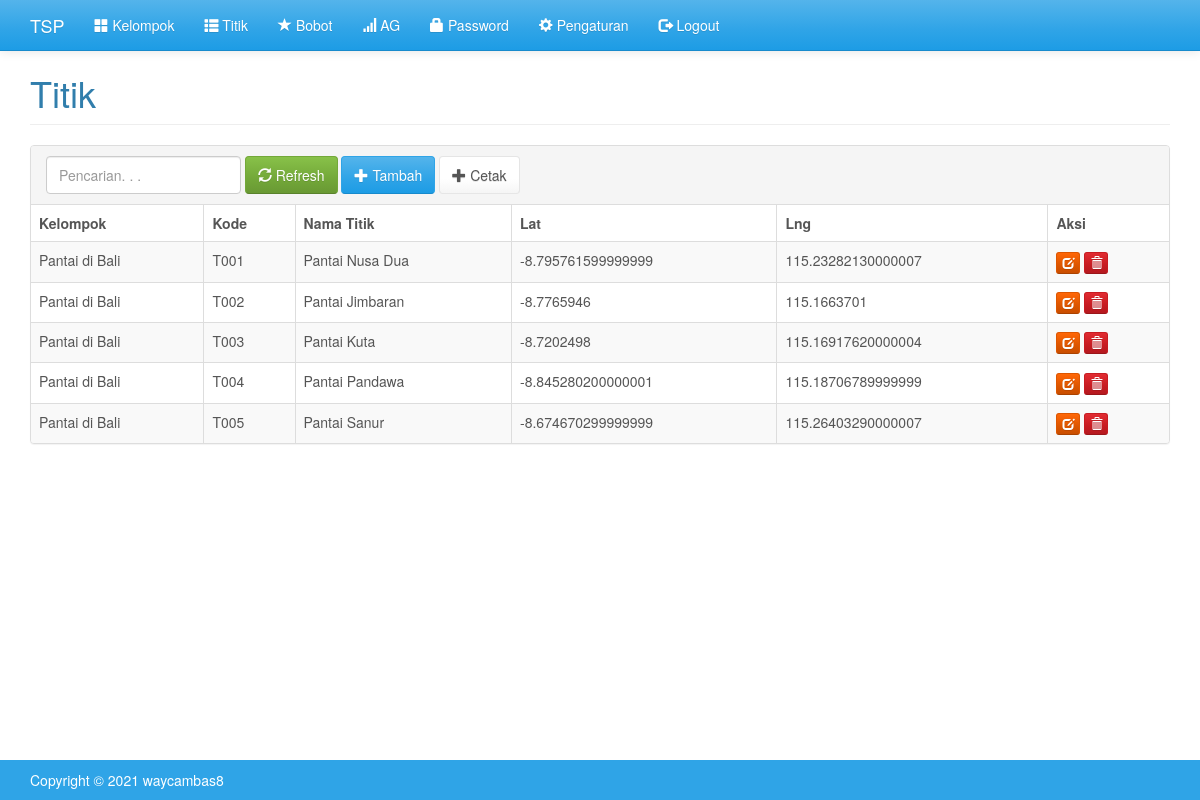
The app's page /index.php?m=titik (signed in) with its own data.
### tables this page shows
CREATE TABLE `tb_titik` (
  `kode_titik` varchar(16) NOT NULL,
  `nama_titik` varchar(255) DEFAULT NULL,
  `kode_kelompok` varchar(16) DEFAULT NULL,
  `lat` double DEFAULT NULL,
  `lng` double DEFAULT NULL,
  PRIMARY KEY (`kode_titik`)
);

CREATE TABLE `tb_kelompok` (
  `kode_kelompok` varchar(16) NOT NULL,
  `nama_kelompok` varchar(255) DEFAULT NULL,
  PRIMARY KEY (`kode_kelompok`)
);

### config.php (called while the page is built, shortened)
<?php
    $config["server"]='localhost';
    $config["username"]='root';
    $config["password"]='';
    $config["database_name"]='ayowarung';
    include'includes/db.php';
    $db = new DB($config['server'], $config['username'], $config['password'], $config['database_name']);
    include'includes/general.php';
    $mod = $_GET['m'];
?>

### includes/general.php (called while the page is built, shortened)
<?php
function esc_field($str){
    if (!get_magic_quotes_gpc())
        return addslashes($str);
    else
        return $str;
}

### includes/db.php (called while the page is built, shortened)
<?php
class DB{
    var $conn = null;
    public function __construct($host, $username, $passwd, $dbname){
        $this->conn = mysqli_connect($host, $username, $passwd, $dbname);
    }
    public function query($sql){
        $query = mysqli_query($this->conn, $sql) or die('<pre>Error mysqli_query: ' . mysqli_error($this->conn) . '<br />' . $sql . '</pre>');
        return $query;
    }
    public function get_results($sql){
        $query = $this->query($sql);
        $arr = array();
        while($row = mysqli_fetch_object($query)){
            $arr[] = $row;
        }
        return $arr;
    }
}

### titik.php (the view, shortened to what this page needs)
<div class="page-header">
    <h1>Titik</h1>
</div>
<div class="panel panel-default">
    <div class="panel-heading">
        <form class="form-inline">
            <div class="form-group">
                <input class="form-control" type="text" placeholder="Pencarian. . ." name="q" value="<?=$_GET['q']?>" />
            </div>
            <div class="form-group">
                <button class="btn btn-success"><span class="glyphicon glyphicon-refresh"></span> Refresh</a>
            </div>
            <div class="form-group">
                <a class="btn btn-primary" href="?m=titik_tambah"><span class="glyphicon glyphicon-plus"></span> Tambah</a>
            </div>
            <div class="form-group">
                <a class="btn btn-default" href="cetak.php?m=titik" target="_blank"><span class="glyphicon glyphicon-plus"></span> Cetak</a>
            </div>
        </form>
    </div>
    <table class="table table-bordered table-hover table-striped">
    <thead>
        <tr>
            <th>Kelompok</th>
            <th>Kode</th>
            <th>Nama Titik</th>
            <th>Lat</th>
            <th>Lng</th>
            <th>Aksi</th>
        </tr>
    </thead>
    <?php
    $q = esc_field($_GET['q']);
    $rows = $db->get_results("SELECT *
        FROM tb_titik t LEFT JOIN tb_kelompok k ON k.kode_kelompok=t.kode_kelompok
        WHERE nama_titik LIKE '%$q%'
        ORDER BY t.kode_kelompok DESC, kode_titik");
    foreach($rows as $row):?>
    <tr>
        <td><?=$row->nama_kelompok?></td>
        <td><?=$row->kode_titik ?></td>
        <td><?=$row->nama_titik?></td>
        <td><?=$row->lat?></td>
        <td><?=$row->lng?></td>
        <td>
            <a class="btn btn-xs btn-warning" href="?m=titik_ubah&ID=<?=$row->kode_titik?>"><span class="glyphicon glyphicon-edit"></span></a>
            <a class="btn btn-xs btn-danger" href="aksi.php?act=titik_hapus&ID=<?=$row->kode_titik?>" onclick="return confirm('Hapus data?')"><span class="glyphicon glyphicon-trash"></span></a>
        </td>
    </tr>
    <?php endforeach;?>
    </table>
</div>

### index.php (shortened to what this page needs)
<?php
include'functions.php';
?>
<!DOCTYPE html>
<html lang="en">
  <head>
    <link href="assets/css/cerulean-bootstrap.min.css" rel="stylesheet"/>
    <link href="assets/css/select2.min.css" rel="stylesheet"/>
    <link href="assets/css/general.css" rel="stylesheet"/>
  </head>
  <body>
    <nav class="navbar navbar-default navbar-static-top">
      <div class="container">
        <div class="navbar-header">
          <a class="navbar-brand" href="?">TSP</a>
        </div>
        <div id="navbar" class="navbar-collapse collapse">
          <ul class="nav navbar-nav">
            <li><a href="?m=kelompok"><span class="glyphicon glyphicon-th-large"></span> Kelompok</a></li>
            <li><a href="?m=titik"><span class="glyphicon glyphicon-th-list"></span> Titik</a></li>
            <li><a href="?m=bobot"><span class="glyphicon glyphicon-star"></span> Bobot</a></li>
            <li><a href="?m=hitung"><span class="glyphicon glyphicon-signal"></span> AG</a></li>
            <li><a href="?m=password"><span class="glyphicon glyphicon-lock"></span> Password</a></li>
            <li><a href="?m=pengaturan"><span class="glyphicon glyphicon-cog"></span> Pengaturan</a></li>
            <li><a href="aksi.php?act=logout"><span class="glyphicon glyphicon-log-out"></span> Logout</a></li>
          </ul>
        </div>
    </nav>
    <div class="container">
    <?php
        if(file_exists($mod.'.php'))
            include $mod.'.php';
        else
            include 'home.php';
    ?>
    </div>
    <footer class="footer bg-primary">
      <div class="container">
        <p>Copyright &copy; <?=date('Y')?> waycambas8</p>
      </div>
    </footer>
</html>

### assets/css/general.css (style rules this page uses)
html { position: relative; min-height: 100%; }
body { margin-bottom: 70px; }
.footer { position: absolute; bottom: 0; width: 100%; height: 40px; }
.footer .container p { margin: 10px 0; }
.page-header { margin-top: 0; padding-bottom: 0; }
.page-header h1 { margin-top: 0; }

### records on screen
tb_titik: kode_kelompok.nama_kelompok "Pantai di Bali", kode_titik "T001", nama_titik "Pantai Nusa Dua", lat "-8.795761599999999", lng "115.23282130000007"
tb_titik: kode_kelompok.nama_kelompok "Pantai di Bali", kode_titik "T002", nama_titik "Pantai Jimbaran", lat "-8.7765946", lng "115.1663701"
tb_titik: kode_kelompok.nama_kelompok "Pantai di Bali", kode_titik "T003", nama_titik "Pantai Kuta", lat "-8.7202498", lng "115.16917620000004"
tb_titik: kode_kelompok.nama_kelompok "Pantai di Bali", kode_titik "T004", nama_titik "Pantai Pandawa", lat "-8.845280200000001", lng "115.18706789999999"
tb_titik: kode_kelompok.nama_kelompok "Pantai di Bali", kode_titik "T005", nama_titik "Pantai Sanur", lat "-8.674670299999999", lng "115.26403290000007"
